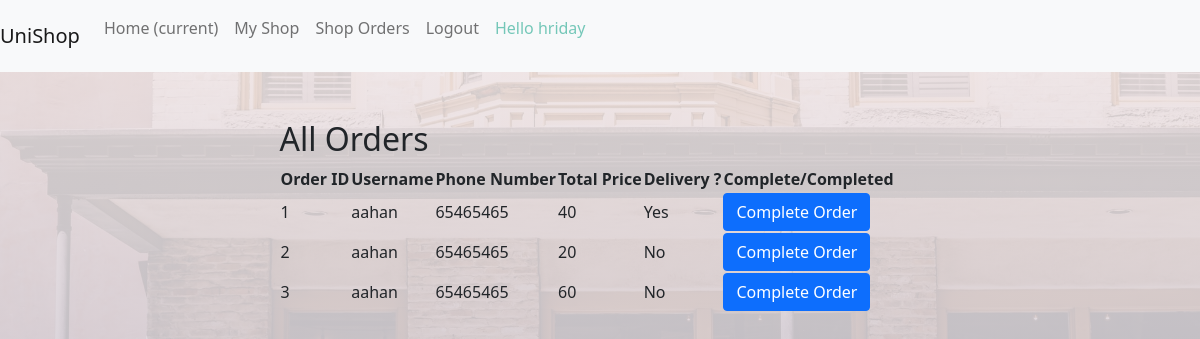
Page /shoporders/ (signed in) on the committed database.
### unishop/models.py (models this page shows, shortened)
class Bill(models.Model):
    deliver = models.BooleanField(default=False)
    address = models.CharField(max_length=100)
    total_price = models.PositiveIntegerField()
    user = models.ForeignKey(User,on_delete=models.CASCADE,related_name="bill")
    shop = models.ForeignKey('Shop', on_delete=models.CASCADE,related_name="bills")
    completed = models.BooleanField(default=False)
    class Meta:
        db_table = "Bill"

class UserProfile(models.Model):
    is_employee = models.BooleanField(default=False)
    is_owner = models.BooleanField(default=False)
    is_user = models.BooleanField(default=False)
    dob = models.DateField(null=True)
    phone_number = models.PositiveIntegerField()
    address = models.CharField(max_length=100,null= True)
    pincode = models.PositiveIntegerField()
    user = models.OneToOneField(User,on_delete=models.CASCADE,related_name="profile")
    class Meta:
        db_table = "UserProfile"

### unishop/views.py (the view)
# urls.py: path('shoporders/',views.shop_orders,name = "shop_orders"),
@login_required
def shop_orders(request):
    if not request.user.profile.is_owner:
        return redirect('/')
    orders = request.user.shop.bills.all()
    return render(request,'unishop/shop_orders.html',{
        "orders" : orders
    })

### unishop/templates/unishop/shop_orders.html (shortened to what this page needs)
{% extends 'unishop/base.html' %}
{% block bodyblock %}
<div class = "container">
{% if not orders %}
<div class = "row align-items-center justify-content-center">
    <div class = "col-lg-7 col-md-9 col-sm-10">
        <h2 class = "mt-5">Sorry you don't have any orders right now</h2>
    </div>
</div>
{% else %}
<div class = "row align-items-center justify-content-center">
    <div class = "col-lg-7 col-md-9 col-sm-10">
        <h2 class = "mt-5">All Orders</h2>
    </div>
</div>
<div class = "row align-items-center justify-content-center">
    <div class = "col-lg-7 col-md-9 col-sm-10">
        <table>
            <thead>
                <th>Order ID</th>
                <th>Username</th>
                <th>Phone Number</th>
                <th>Total Price</th>
                <th>Delivery ? </th>
                <th>Complete/Completed</th>
            </thead>
            <tbody>
                {% for order in orders  %}
                <tr>
                    <td>{{order.id}}</td>
                    <td>{{order.user.username}}</td>
                    <td>{{order.user.profile.phone_number}}</td>
                    <td>{{order.total_price}}</td>
                    <td>{% if order.deliver %} <span>Yes</span> {%else%} <span>No</span> {% endif %}</td>
                    <td>{% if order.completed %} <span class = "btn btn-success">Done</span> {%else%} <a class = "btn btn-primary" href="/orders/complete/{{order.id}}">Complete Order</a> {% endif %}</td>
                </tr>
                {% endfor %}
            </tbody>
        </table>
    </div>
</div>
{% endif %}
</div>
{% endblock bodyblock %}

### unishop/templates/unishop/base.html (shortened to what this page needs)
<!DOCTYPE html>
{% load static %}
<html lang="en">
<head>
    <link rel="stylesheet" href= "{% static 'unishop/css/bootstrap.min.css' %}" >
    <link rel="stylesheet" href= "{% static 'unishop/css/index.css' %}" >
</head>
<body>
<nav class="navbar navbar-expand-lg navbar-light bg-light">
  <a class="navbar-brand" href="#">UniShop</a>
  <div class="collapse navbar-collapse" id="navbarNav">
    <ul class="navbar-nav">
      <li class="nav-item active">
        <a class="nav-link" href="/">Home <span class="sr-only">(current)</span></a>
      </li>
      {% if user.is_authenticated %}
          {% if  user.profile.is_owner %}
          <li class="nav-item">
            <a class="nav-link" href="/myshop">My Shop</a>
          </li>
          <li class="nav-item">
            <a class="nav-link" href="/shoporders">Shop Orders</a>
          </li>
          {% endif %}
          <li class="nav-item">
            <a class="nav-link" href="/logout">Logout</a>
          </li>
      {% endif %}
      {% if user.is_authenticated %}
      <li class="nav-item">
        <p class = "nav-link red-color" style = "color:#74c7b8"> Hello {{user.username}} </p>
      </li>
      {% endif %}
    </ul>
  </div>
</nav>
    {% block bodyblock %}
    {% endblock bodyblock %}
</body>
</html>

### unishop/static/unishop/css/index.css (style rules this page uses)
body { background-image:linear-gradient(rgba(243, 232, 232, 0.877),rgba(187, 187, 204, 0.884)),url('/static/unishop/images/bg.jpg'); background-position: center; background-attachment: fixed; background-size: cover; height:90vh; }

### rows in the picture
Bill: id "1", user.username "aahan", user.profile.phone_number "65465465", total_price "40", deliver "Yes"
Bill: id "2", user.username "aahan", user.profile.phone_number "65465465", total_price "20", deliver "No"
Bill: id "3", user.username "aahan", user.profile.phone_number "65465465", total_price "60", deliver "No"

### other values in the picture
{{ user.username }} "hriday"
